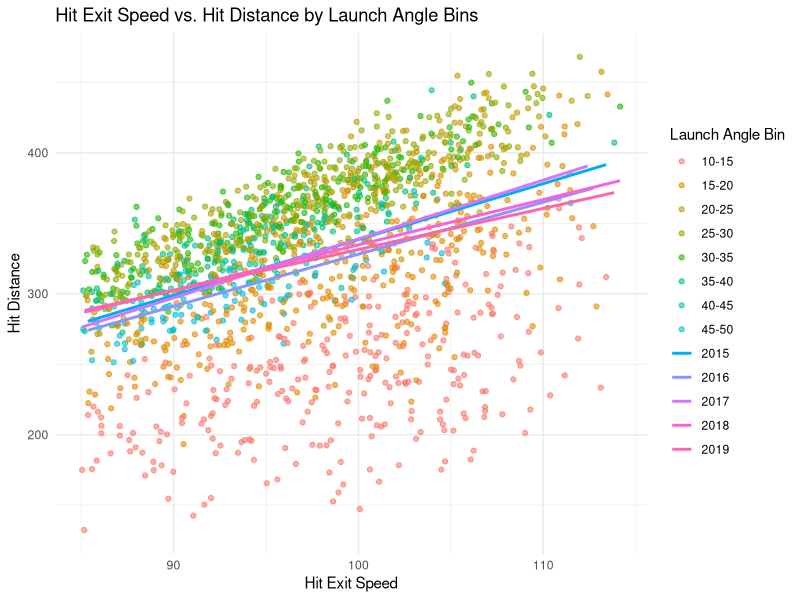
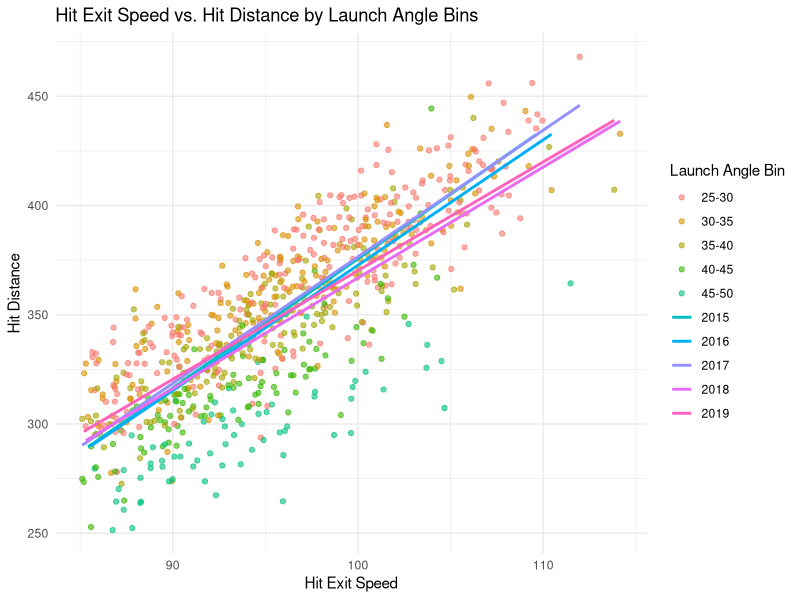

Recreate these plots in R, in order.
library(dplyr)
library(ggplot2)

data <- read.csv("data_sample.csv")

#Remove weak contact < 85 EV
#Remove ground balls < 10 LA
#Remove pop-ups: > 50 LA

allData <- data %>%
  filter(hit_vertical_angle > 10 & hit_vertical_angle <= 50 & hit_exit_speed >= 85)

flyBalls <- data %>%
  filter(hit_vertical_angle >= 25 & hit_vertical_angle <= 50 & hit_exit_speed >= 85)

allBins <- allData %>%
  mutate(angle_bin = cut(hit_vertical_angle, 
                         breaks = seq(10, 50, by = 5), 
                         right = FALSE, 
                         include.lowest = TRUE)) %>%
  mutate(angle_bin = factor(angle_bin, 
                            levels = levels(angle_bin),
                            labels = paste(seq(10, 45, by = 5), seq(15, 50, by = 5), sep = "-")))

flyBins <- flyBalls %>%
  mutate(angle_bin = cut(hit_vertical_angle, 
                         breaks = seq(25, 50, by = 5), 
                         right = FALSE, 
                         include.lowest = TRUE)) %>%
  mutate(angle_bin = factor(angle_bin, 
                            levels = levels(angle_bin),
                            labels = paste(seq(25, 45, by = 5), seq(30, 50, by = 5), sep = "-")))


# Create the scatter plot
ggplot(allBins, aes(x = hit_exit_speed, y = hit_distance, color = angle_bin)) +
  geom_point(alpha = 0.6) +
  geom_smooth(method = "lm", aes(group = year, color = as.factor(year)), se = FALSE) +
  labs(title = "Hit Exit Speed vs. Hit Distance by Launch Angle Bins",
       x = "Hit Exit Speed",
       y = "Hit Distance",
       color = "Launch Angle Bin") +
  theme_minimal()

ggplot(flyBins, aes(x = hit_exit_speed, y = hit_distance, color = angle_bin)) +
  geom_point(alpha = 0.6) +
  geom_smooth(method = "lm", aes(group = year, color = as.factor(year)), se = FALSE) +
  labs(title = "Hit Exit Speed vs. Hit Distance by Launch Angle Bins",
       x = "Hit Exit Speed",
       y = "Hit Distance",
       color = "Launch Angle Bin") +
  theme_minimal()
